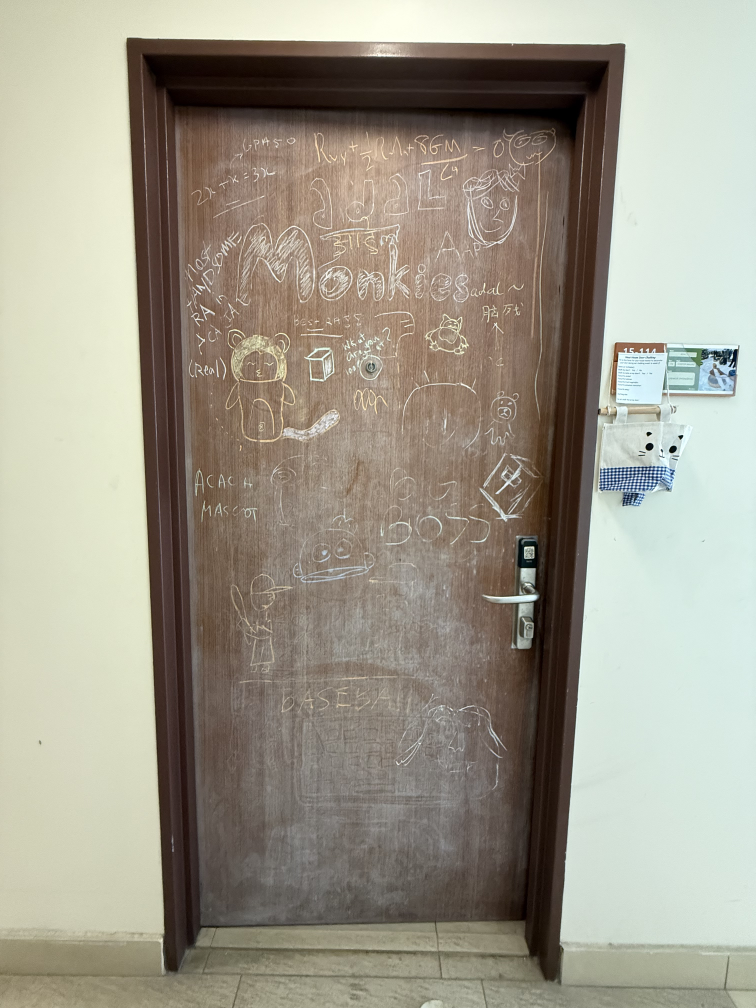
#> input picture backend/IMG_3104.jpeg, 3024 x 4032 px (shown at 1/4 size)
$ python -i extract_chalk.py   (imports and definitions only)
#> lines starting #> are read from the running program, lines starting #| are printed output that depends on the picture; after the words box and inside, x2 and y2 are one past the last pixel; in counts of white or black regions, pixels touching at a corner belong together
import cv2
import numpy as np
import sys
from pathlib import Path

# [58 lines left out: functions order_points, four_point_transform, not called in this run]

def extract_chalk(image_path, output_path):
#> called with image_path = 'IMG_3104.jpeg', output_path = 'out.png'
    print(f"Processing {image_path}...")

    # 1. Load Image
    image = cv2.imread(str(image_path))
#> image is the input picture: shape (4032, 3024, 3); mean B, G, R 139.9, 153.9, 158.6
    if image is None:
        print(f"Error: Could not load image {image_path}")
        return

    # Resize for faster processing/better detection (optional, but good for large images)
    # resize to valid width/height while keeping aspect ratio
    # For high res processing we might want to keep original, but for deteciton we resize
    ratio = image.shape[0] / 500.0
#> ratio = 8.06
    orig = image.copy()
    image_small = cv2.resize(image, (int(image.shape[1] / ratio), 500))
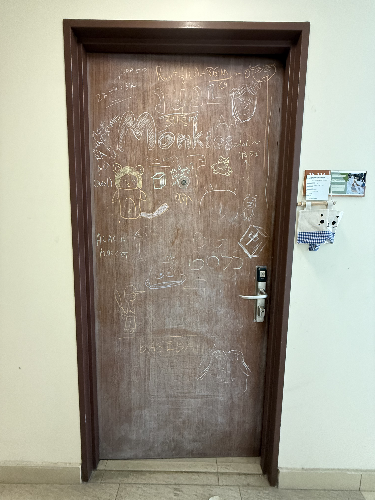
#> image_small: shape (500, 375, 3); mean B, G, R 139.8, 153.7, 158.5

    # 2. Edge Detection
    gray = cv2.cvtColor(image_small, cv2.COLOR_BGR2GRAY)
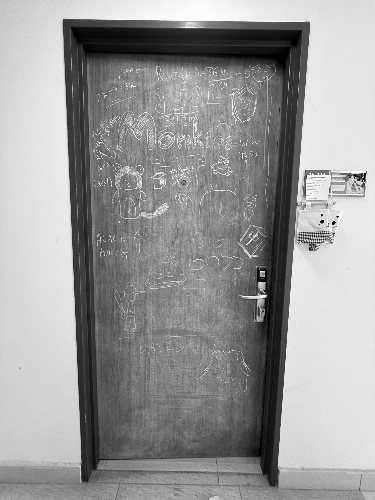
#> gray: shape (500, 375); min 0, max 255, mean 153.6
    gray = cv2.GaussianBlur(gray, (5, 5), 0)
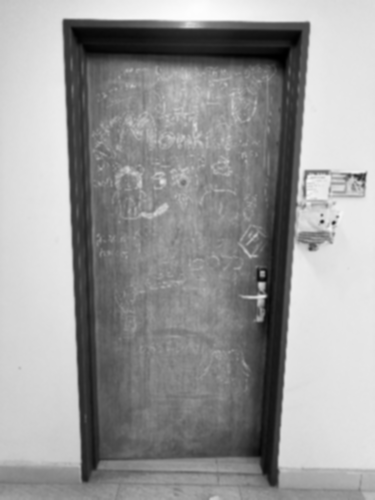
#> gray: shape (500, 375); min 0, max 253, mean 153.6
    edged = cv2.Canny(gray, 75, 200)
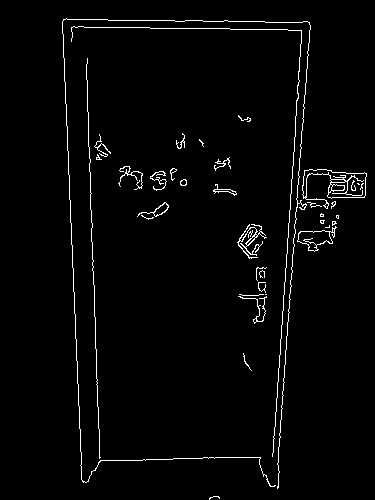
#> edged: shape (500, 375); 2.3% white in thin lines or dots, all inside (x1, y1, x2, y2) = (62, 18, 367, 500)

    # 3. Find Contours (The biggest rect is likely the door/board)
    cnts = cv2.findContours(edged.copy(), cv2.RETR_LIST, cv2.CHAIN_APPROX_SIMPLE)
#> cnts = 59 contours, 41 with area under 20; largest, box (x1, y1, x2, y2) and area: (302, 169, 367, 209) 1101, (302, 169, 367, 199) 926, (297, 226, 337, 252) 451, (297, 230, 333, 252) 423, (137, 202, 169, 217) 112
    cnts = cnts[0] if len(cnts) == 2 else cnts[1]
    cnts = sorted(cnts, key = cv2.contourArea, reverse = True)[:5]
#> cnts = 5 contours; box (x1, y1, x2, y2) and area: (302, 169, 367, 209) 1101, (302, 169, 367, 199) 926, (297, 226, 337, 252) 451, (297, 230, 333, 252) 423, (137, 202, 169, 217) 112

    screenCnt = None
    for c in cnts:
        # approximate the contour
        peri = cv2.arcLength(c, True)
        approx = cv2.approxPolyDP(c, 0.02 * peri, True)

        # if our approximated contour has four points, then we
        # can assume that we have found our screen
        if len(approx) == 4:
            screenCnt = approx
            break
#> this loop made 5 passes
#> peri on passes 1 to 5: 299.5, 471.8, 149.4, 156.7, 82.08

    if screenCnt is None:
        print("Could not find a clear 4-point contour for the board. Using full image.")
        warped = orig
    else:
        # 4. Perspective Correction
        warped = four_point_transform(orig, screenCnt.reshape(4, 2) * ratio)

    # 5. Chalk Extraction
    # Convert to grayscale
    warped_gray = cv2.cvtColor(warped, cv2.COLOR_BGR2GRAY)

    # Enhance contrast using CLAHE (Contrast Limited Adaptive Histogram Equalization)
    clahe = cv2.createCLAHE(clipLimit=2.0, tileGridSize=(8,8))
    enhanced = clahe.apply(warped_gray)
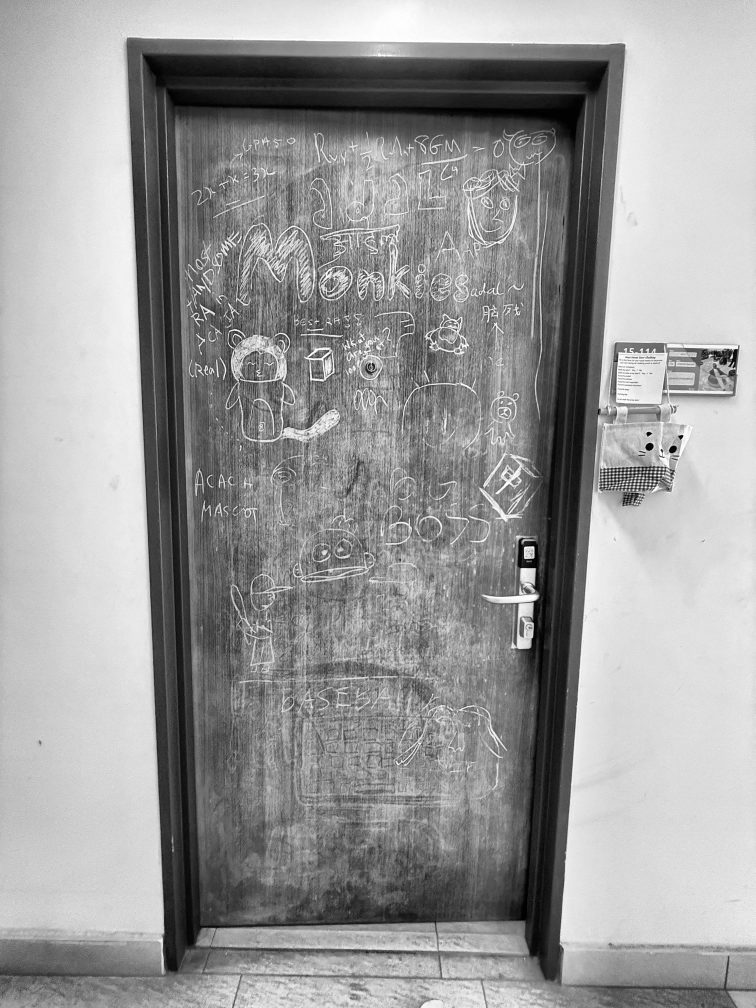
#> enhanced: shape (4032, 3024) (shown at 1/4 size); min 0, max 255, mean 154.1

    # Adaptive Thresholding to isolate the chalk
    # blockSize and C might need tuning based on lighting
    thresh = cv2.adaptiveThreshold(enhanced, 255, cv2.ADAPTIVE_THRESH_GAUSSIAN_C,
                                cv2.THRESH_BINARY_INV, 19, 9)
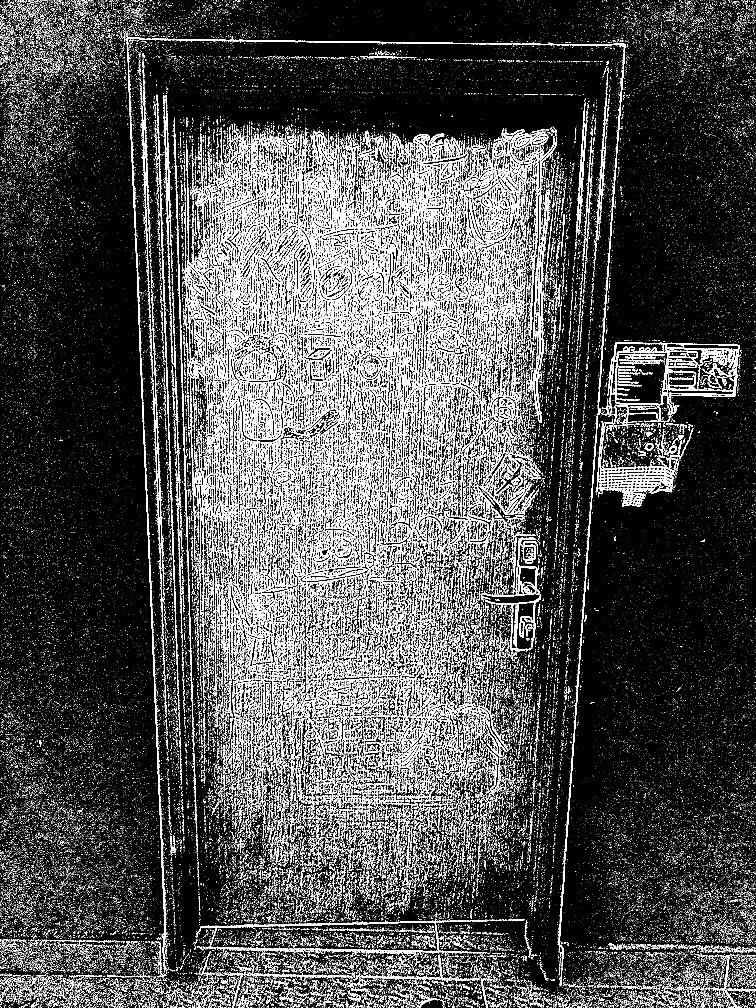
#> thresh: shape (4032, 3024) (shown at 1/4 size); 14% white; 108922 white regions (96988 under 20 px), largest, box (x1, y1, x2, y2) and area: (506, 149, 2502, 3855) 25027, (2434, 1369, 2951, 1667) 17236, (509, 200, 666, 3749) 16358

    # Morphological operations to remove noise
    kernel = cv2.getStructuringElement(cv2.MORPH_RECT, (2, 2))
    cleaned = cv2.morphologyEx(thresh, cv2.MORPH_OPEN, kernel, iterations=1)
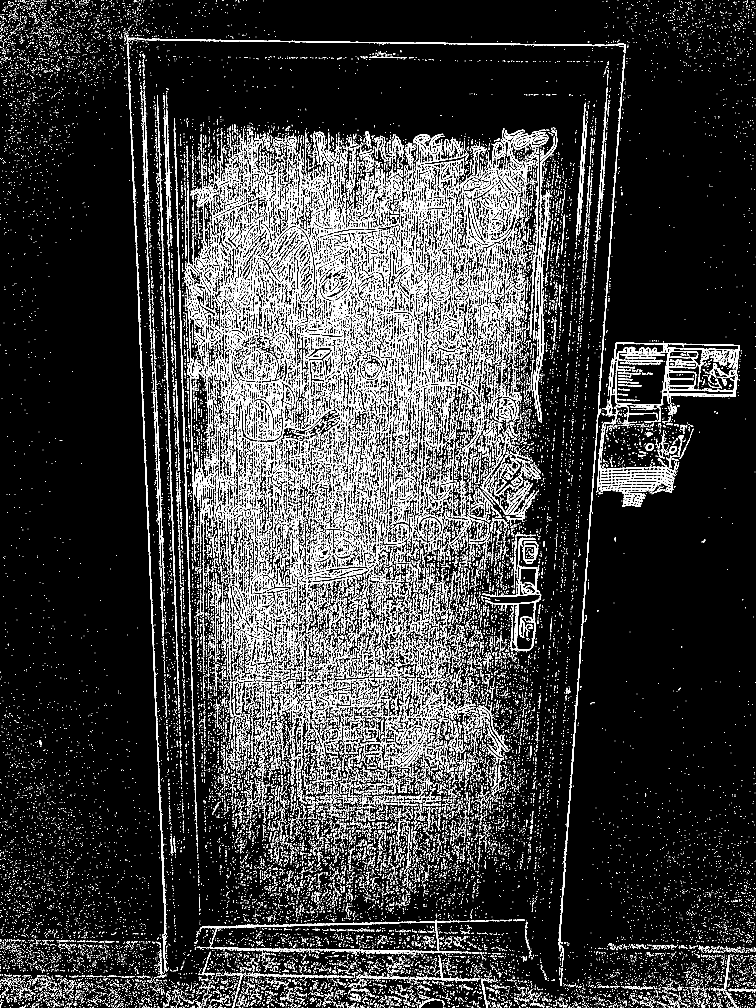
#> cleaned: shape (4032, 3024) (shown at 1/4 size); 11.6% white; 48554 white regions (35409 under 20 px), largest, box (x1, y1, x2, y2) and area: (515, 334, 665, 3740) 15607, (2436, 1370, 2952, 1655) 14839, (2300, 217, 2500, 2826) 10860

    # Dilate slightly to make strokes fuller
    # cleaned = cv2.dilate(cleaned, kernel, iterations=1)

    # 6. Make Transparent (White chalk on Alpha)
    # Create an RGBA image
    result = np.zeros((warped.shape[0], warped.shape[1], 4), dtype=np.uint8)

    # Set the color to white (255, 255, 255)
    result[:, :, 0] = 255 # B
    result[:, :, 1] = 255 # G
    result[:, :, 2] = 255 # R

    # Set alpha channel to the thresholded mask
    result[:, :, 3] = cleaned

    # 7. Save
    cv2.imwrite(str(output_path), result)
    print(f"Saved extracted chalk to {output_path}")

    # Also save the debug steps if needed
    debug_path = Path(output_path).parent / "debug"
    debug_path.mkdir(exist_ok=True)
    cv2.imwrite(str(debug_path / "warped.jpg"), warped)
    cv2.imwrite(str(debug_path / "threshold.jpg"), thresh)

# [15 lines not run here, left out]

>>> result = extract_chalk('IMG_3104.jpeg', 'out.png')

$ run again, on backend/moderndoor.webp
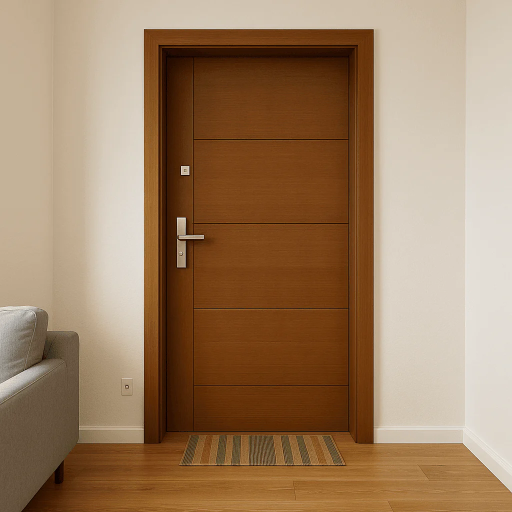
#> input picture backend/moderndoor.webp, 1024 x 1024 px (shown at 1/2 size)
#> in extract_chalk, image is the input picture: shape (1024, 1024, 3); mean B, G, R 97.7, 127.1, 157.1
#> in extract_chalk, `edged = cv2.Canny(gray, 75, 200)`:
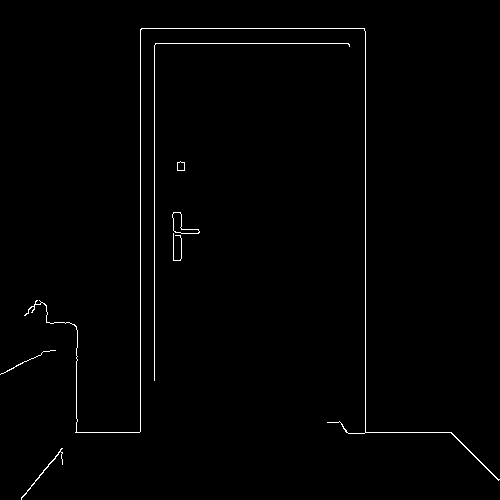
#> edged: shape (500, 500); 0.97% white in thin lines or dots
#> in extract_chalk, `cnts = cv2.findContours(edged.copy(), cv2.RETR_LIST, cv2.CHAIN_APPROX_..`: cnts = 9 contours, 3 with area under 20; largest, box (x1, y1, x2, y2) and area: (172, 212, 200, 234) 230, (172, 212, 200, 234) 226, (24, 28, 500, 481) 76, (177, 161, 185, 171) 57, (177, 161, 185, 171) 55, (21, 448, 63, 500) 38
#> in extract_chalk, `cnts = sorted(cnts, key = cv2.contourArea, reverse = True)[:5]`: cnts = 5 contours; box (x1, y1, x2, y2) and area: (172, 212, 200, 234) 230, (172, 212, 200, 234) 226, (24, 28, 500, 481) 76, (177, 161, 185, 171) 57, (177, 161, 185, 171) 55
#> the loop in extract_chalk, `for c in cnts:` made 5 passes
#> peri on passes 1 to 5: 91.56, 89.8, 2999.9, 30.83, 28.49
#> thresh: shape (1024, 1024); 10.1% white in thin lines or dots
#> in extract_chalk, `cleaned = cv2.morphologyEx(thresh, cv2.MORPH_OPEN, kernel, iterations=1)`:
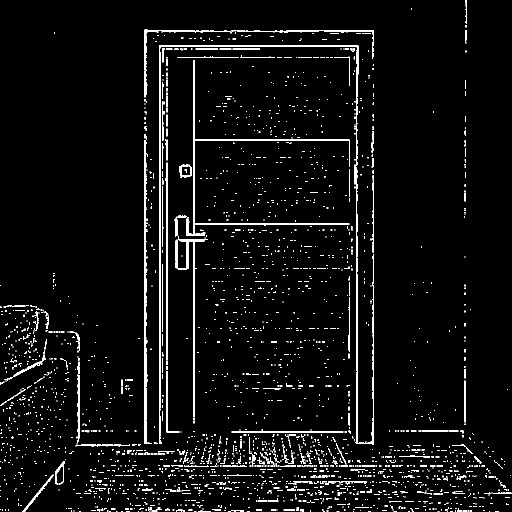
#> cleaned: shape (1024, 1024) (shown at 1/2 size); 4.2% white in thin lines or dots
